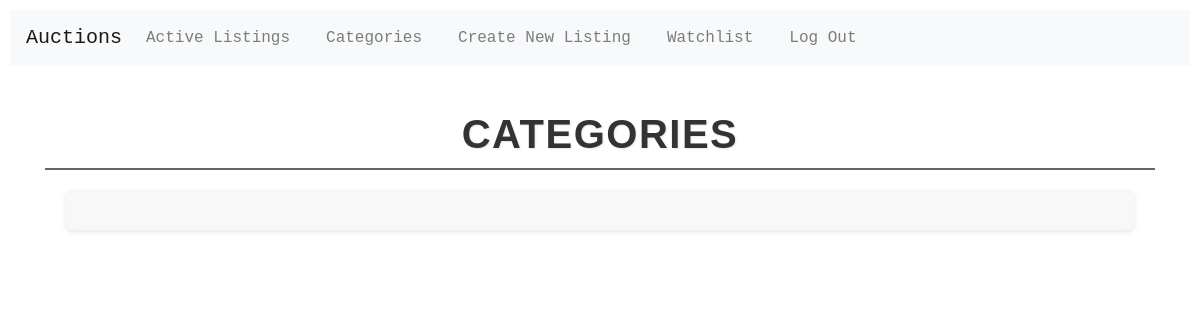
The app's page /categories (signed in), older data.
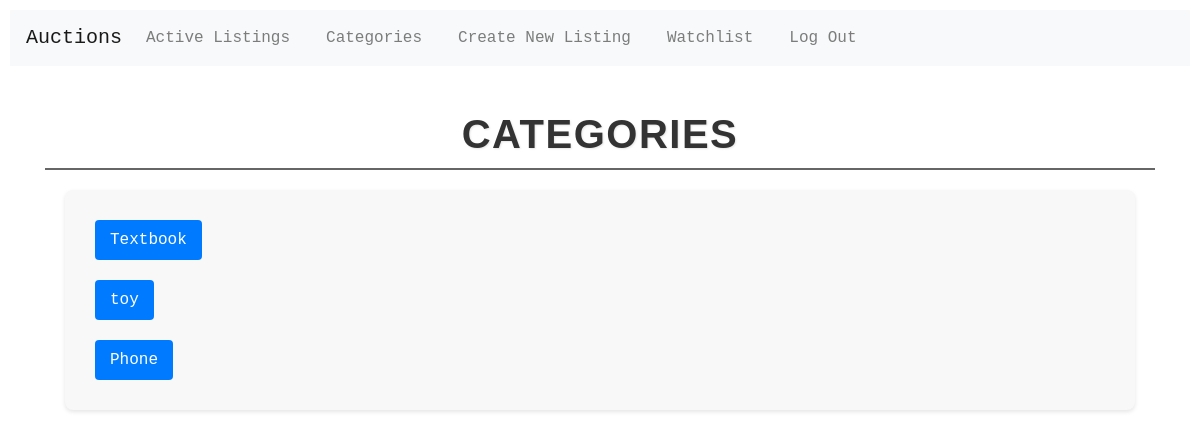
The same page, newer data.
### auctions/models.py (models this page shows, shortened)
class Listing(models.Model):
    owner = models.ForeignKey(User, on_delete=models.CASCADE, related_name="listings")
    title = models.CharField(max_length=64)
    description = models.TextField()
    category = models.CharField(max_length=64, blank=True)
    image_url = models.URLField(max_length=200, blank=True)
    start_bid = models.DecimalField(max_digits=10, decimal_places=2)
    current_bid = models.DecimalField(max_digits=10, decimal_places=2, default = 0)
    is_active = models.BooleanField(default=True)
    winner = models.ForeignKey(User, on_delete=models.SET_NULL, null=True, blank=True, related_name="won_listing")

### auctions/views.py (the view)
# urls.py: path("categories", views.categories, name="categories"),
def categories(request):
    categories = Listing.objects.exclude(category__isnull=True).exclude(category='').values_list('category', flat=True).distinct()
    return render(request, "auctions/categories.html", {
        "categories": categories
    })

### auctions/templates/auctions/categories.html
{% extends "auctions/layout.html" %}
{% block body %}
    <h2 class="page-heading">Categories</h2>
    <div class="category-list">
        {% for category in categories %}
            {% if category %}
                <a class="category-link" href="{% url 'category_listings' category %}">{{ category }}</a><br>
            {% endif %}
        {% endfor %}
    </div>
{% endblock %}

Row changes from the older to the newer data that the page shows:
added Listing: category "Textbook"
added Listing: category "toy"
added Listing: category "Phone"
